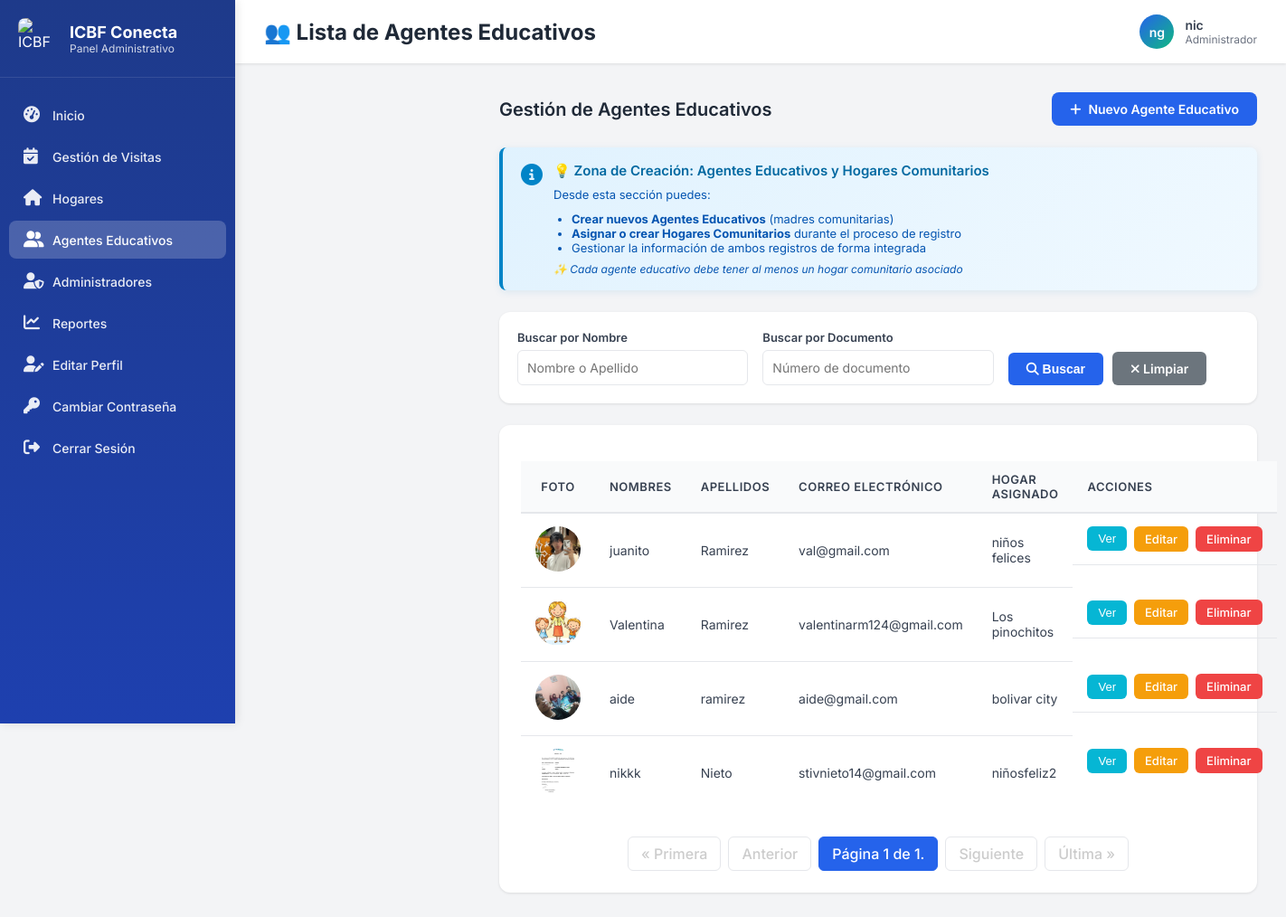
/madres/ (signed in), run on the app's committed database.
### core/models.py (models this page shows, shortened)
class Usuario(AbstractUser):
    TIPO_DOCUMENTO_CHOICES = [
        ('CC', 'Cédula de ciudadanía'),
        ('TI', 'Tarjeta de identidad'),
        ('CE', 'Cédula de extranjería'),
        ('PA', 'Pasaporte'),
    ]
    SEXO_CHOICES = [
        ('M', 'Masculino'),
        ('F', 'Femenino'),
        ('O', 'Otro'),
    ]
    username = None
    tipo_documento = models.CharField(max_length=5, choices=TIPO_DOCUMENTO_CHOICES, default='CC')
    documento = models.BigIntegerField(unique=True)
    nombres = models.CharField(max_length=50)
    apellidos = models.CharField(max_length=50)
    correo = models.EmailField(max_length=100, unique=False)  # ⚠️ TEMPORAL: Permitir correos duplicados para pruebas
    sexo = models.CharField(max_length=1, choices=SEXO_CHOICES, default='F')
    departamento_residencia = models.ForeignKey(Departamento, on_delete=models.SET_NULL, null=True, blank=True, related_name='residentes')
    ciudad_residencia = models.ForeignKey(Municipio, on_delete=models.SET_NULL, null=True, blank=True, related_name='residentes')
    localidad_bogota = models.ForeignKey(LocalidadBogota, on_delete=models.SET_NULL, null=True, blank=True, related_name='residentes',
                                         help_text='Solo aplica si vive en Bogotá D.C.')
    direccion = models.CharField(max_length=100, null=True, blank=True)
    barrio = models.CharField(max_length=100, null=True, blank=True)
    telefono = models.CharField(max_length=20, null=True, blank=True)
    nivel_educativo = models.CharField(max_length=50, null=True, blank=True)
    rol = models.ForeignKey(Rol, on_delete=models.PROTECT, null=True)
    foto_admin = models.ImageField(upload_to=admin_upload_path, null=True, blank=True)
    fecha_creacion = models.DateTimeField(auto_now_add=True)
    fecha_actualizacion = models.DateTimeField(auto_now=True)
    EMAIL_FIELD = 'correo'
    USERNAME_FIELD = 'documento'
    REQUIRED_FIELDS = ['nombres', 'apellidos', 'correo', 'tipo_documento']
    objects = CustomUserManager()
    class Meta:
        db_table = 'usuarios'

class MadreComunitaria(models.Model):
    usuario = models.OneToOneField(Usuario, on_delete=models.CASCADE, related_name='madre_profile')
    NIVEL_ESCOLARIDAD_CHOICES = [
        ('Bachiller', 'Bachiller'),
        ('Técnico', 'Técnico'),
        ('Tecnólogo', 'Tecnólogo'),
        ('Profesional', 'Profesional')
    ]
    nivel_escolaridad = models.CharField(max_length=100, choices=NIVEL_ESCOLARIDAD_CHOICES)
    titulo_obtenido = models.CharField(max_length=150, null=True, blank=True)
    institucion = models.CharField(max_length=150, null=True, blank=True)
    experiencia_previa = models.TextField(null=True, blank=True)
    certificado_laboral = models.FileField(upload_to='madres_documentos/certificados_laborales/', null=True, blank=True)
    no_retirado_icbf = models.BooleanField(default=False)
    carta_disponibilidad = models.FileField(upload_to='madres_documentos/disponibilidad/', null=True, blank=True)
    firma_digital = models.FileField(upload_to='madres_documentos/firmas/', null=True, blank=True)
    foto_madre = models.ImageField(upload_to='madres_documentos/fotos/', null=True, blank=True)
    documento_identidad_pdf = models.FileField(upload_to='madres_documentos/cedulas/', null=True, blank=True)
    certificado_escolaridad_pdf = models.FileField(upload_to='madres_documentos/educacion/', null=True, blank=True)
    certificado_antecedentes_pdf = models.FileField(upload_to='madres_documentos/antecedentes/', null=True, blank=True)
    certificado_medico_pdf = models.FileField(upload_to='madres_documentos/medico/', null=True, blank=True)
    certificado_residencia_pdf = models.FileField(upload_to='madres_documentos/residencia/', null=True, blank=True)
    cartas_recomendacion_pdf = models.FileField(upload_to='madres_documentos/recomendaciones/', null=True, blank=True)
    fecha_registro = models.DateTimeField(auto_now_add=True)
    class Meta:
        db_table = 'madres_comunitarias'

class HogarComunitario(models.Model):
    regional = models.ForeignKey(Regional, on_delete=models.PROTECT, related_name='hogares')
    ciudad = models.ForeignKey(Ciudad, on_delete=models.PROTECT, related_name='hogares')
    nombre_hogar = models.CharField(max_length=100)
    direccion = models.CharField(max_length=200)
    localidad = models.CharField(max_length=100, blank=True, default='')  # Mantener para hogares antiguos, se asigna en la vista
    localidad_bogota = models.ForeignKey('LocalidadBogota', on_delete=models.SET_NULL, null=True, blank=True, related_name='hogares')
    barrio = models.CharField(max_length=100, null=True, blank=True)
    estrato = models.IntegerField(null=True, blank=True)
    fecha_primera_visita = models.DateField(null=True, blank=True, help_text="Fecha programada para la primera visita técnica")
    ultima_visita = models.DateField(null=True, blank=True, help_text="Fecha de la última visita técnica realizada")
    proxima_visita = models.DateField(null=True, blank=True, help_text="Fecha programada para la próxima visita técnica (calculada automáticamente)")
    observaciones_visita = models.TextField(blank=True, help_text="Observaciones de la última visita técnica realizada")
    estado_aptitud = models.CharField(
        max_length=20,
        choices=[
            ('no_apto', 'No Apto'),
            ('apto', 'Apto'),
        ],
        default='no_apto',
        help_text="Estado de aptitud del hogar. Se actualiza a 'Apto' después de la primera visita aprobada"
    )
    area_social_m2 = models.DecimalField(max_digits=6, decimal_places=2, null=True, blank=True,
                                         help_text="Metros cuadrados del área social disponible para los niños")
    capacidad_calculada = models.IntegerField(null=True, blank=True,
                                              help_text="Capacidad calculada según área social (m²/2)")
    formulario_completo = models.BooleanField(default=False,
                                              help_text="Indica si se completó el formulario 2 de visita técnica")
    num_habitaciones = models.IntegerField(null=True, blank=True)
    num_banos = models.IntegerField(null=True, blank=True)
    material_construccion = models.TextField(null=True, blank=True)
    riesgos_cercanos = models.TextField(null=True, blank=True)
    fotos_interior = models.FileField(upload_to='hogares/fotos_interior/', null=True, blank=True)
    fotos_exterior = models.FileField(upload_to='hogares/fotos_exterior/', null=True, blank=True)
    geolocalizacion_lat = models.DecimalField(max_digits=10, decimal_places=7, null=True, blank=True)
    geolocalizacion_lon = models.DecimalField(max_digits=10, decimal_places=7, null=True, blank=True)
    tipo_tenencia = models.CharField(max_length=50, choices=[
        ('Propia', 'Propia'),
        ('Arrendada', 'Arrendada'),
        ('Comodato', 'Comodato')
    ], null=True, blank=True)
    documento_tenencia_pdf = models.FileField(upload_to='hogares/documentos_tenencia/', null=True, blank=True)
    capacidad = models.IntegerField(null=True, blank=True, help_text="Capacidad aprobada del hogar (entre 12 y 15 niños según normativa ICBF)")
    capacidad_maxima = models.IntegerField(default=15, help_text="Capacidad máxima permitida (15 niños según normativa)")
    estado = models.CharField(
        max_length=30,
        choices=[
            ('pendiente_visita', 'Pendiente de Visita'),
            ('visitando', 'Visitando'),
            ('activo', 'Activo'),
            ('rechazado', 'Rechazado'),
        ],
        default='pendiente_visita',
        help_text="Estado del hogar en el ciclo de visita técnica"
    )
    madre = models.ForeignKey(MadreComunitaria, on_delete=models.PROTECT, related_name='hogares_asignados')
    fecha_registro = models.DateTimeField(auto_now_add=True)
    fecha_habilitacion = models.DateTimeField(null=True, blank=True)  # Cuando pasa a activo/aprobado
    class Meta:
        db_table = 'hogares_comunitarios'

### core/views.py (the view)
# urls.py: path('madres/', views.listar_madres, name='listar_madres'),
@login_required
@rol_requerido('administrador')
def listar_madres(request):
    query_nombre = request.GET.get('nombre', '')
    query_documento = request.GET.get('documento', '')
    query_hogar = request.GET.get('hogar', '')
    madres_query = MadreComunitaria.objects.select_related('usuario').prefetch_related('hogares_asignados').all()
    if query_nombre:
        madres_query = madres_query.filter(Q(usuario__nombres__icontains=query_nombre) | Q(usuario__apellidos__icontains=query_nombre))
    if query_documento:
        madres_query = madres_query.filter(usuario__documento__icontains=query_documento)
    if query_hogar:
        madres_query = madres_query.filter(hogares_asignados__nombre_hogar__icontains=query_hogar)
    paginator = Paginator(madres_query.distinct(), 5) # 5 madres por página
    page_number = request.GET.get('page')
    madres_paginadas = paginator.get_page(page_number)
    context = {
        'madres': madres_paginadas, # Enviar el objeto paginado a la plantilla
        'filtros': { # Devolver los filtros a la plantilla
            'nombre': query_nombre,
            'documento': query_documento,
            'hogar': query_hogar,
        },
        'paginator': paginator # Opcional, pero útil para la plantilla
    }
    return render(request, 'admin/madres_list.html', context)

### templates/admin/madres_list.html (shortened to what this page needs)
{% load static %}
<!DOCTYPE html>
<html lang="es">
<head>
  <link rel="stylesheet" href="https://cdnjs.cloudflare.com/ajax/libs/font-awesome/6.5.0/css/all.min.css">
  <link rel="stylesheet" href="{% static 'admin/admin_responsive.css' %}">
  </head>
  <body>
  {% include 'admin/components/admin_sidebar.html' %}
  <main class="main-content">
    <div class="topbar">
      <div class="topbar-left">
        <h1>👥 Lista de Agentes Educativos</h1>
      </div>
      <div class="topbar-right">
        <div class="user-menu">
          <div class="user-avatar">
            {{ request.user.nombres.0 }}{{ request.user.apellidos.0 }}
          </div>
          <div>
            <div style="font-weight: 600; font-size: 14px;">{{ request.user.nombres }}</div>
            <div style="font-size: 12px; color: var(--text-light);">Administrador</div>
          </div>
        </div>
      </div>
    </div>
    <div class="content-wrapper">
      <div class="page-header">
        <h2>Gestión de Agentes Educativos</h2>
        <a href="{% url 'crear_madre' %}" class="btn-crear">
          <i class="fa fa-plus"></i> Nuevo Agente Educativo
        </a>
      </div>
      <div style="background: linear-gradient(135deg, #e0f2fe 0%, #f0f9ff 100%);
                  border-left: 4px solid #0284c7;
                  padding: 16px 20px;
                  border-radius: 8px;
                  margin-bottom: 24px;
                  box-shadow: 0 2px 8px rgba(2, 132, 199, 0.1);">
        <div style="display: flex; gap: 12px; align-items: flex-start;">
          <div style="font-size: 24px; color: #0284c7; flex-shrink: 0;">
            <i class="fas fa-info-circle"></i>
          </div>
          <div>
            <h3 style="margin: 0 0 8px 0; color: #0369a1; font-size: 15px; font-weight: 600;">
              💡 Zona de Creación: Agentes Educativos y Hogares Comunitarios
            </h3>
            <p style="margin: 0; color: #0555b1; font-size: 13px; line-height: 1.5;">
              Desde esta sección puedes:
            </p>
            <ul style="margin: 8px 0 0 0; padding-left: 20px; color: #0555b1; font-size: 13px;">
              <li><strong>Crear nuevos Agentes Educativos</strong> (madres comunitarias)</li>
              <li><strong>Asignar o crear Hogares Comunitarios</strong> durante el proceso de registro</li>
              <li>Gestionar la información de ambos registros de forma integrada</li>
            </ul>
            <p style="margin: 8px 0 0 0; color: #0555b1; font-size: 12px; font-style: italic;">
              ✨ Cada agente educativo debe tener al menos un hogar comunitario asociado
            </p>
          </div>
        </div>
      </div>
      <form method="get" action="{% url 'listar_madres' %}" class="filtros-form">
        <div class="form-group">
          <label for="nombre">Buscar por Nombre</label>
          <input type="text" name="nombre" id="nombre" value="{{ filtros.nombre|default:'' }}" placeholder="Nombre o Apellido">
        </div>
        <div class="form-group">
          <label for="documento">Buscar por Documento</label>
          <input type="text" name="documento" id="documento" value="{{ filtros.documento|default:'' }}" placeholder="Número de documento">
        </div>
        <div class="actions">
          <button type="submit" class="btn-filtro btn-buscar">
            <i class="fas fa-search"></i> Buscar
          </button>
          <a href="{% url 'listar_madres' %}" class="btn-filtro btn-limpiar">
            <i class="fas fa-times"></i> Limpiar
          </a>
        </div>
      </form>
      <div class="tabla-container">
        <div class="tabla-wrapper">
          <table>
          <thead>
            <tr>
              <th>Foto</th>
              <th>Nombres</th>
              <th>Apellidos</th>
              <th>Correo electrónico</th>
              <th>Hogar Asignado</th>
              <th>Acciones</th>
            </tr>
    </thead>
    <tbody>
        {% for madre_perfil in madres %}
            <tr>
                <td>
                    {% if madre_perfil.foto_madre %}
                        <img src="{{ madre_perfil.foto_madre.url }}" alt="Foto de {{ madre_perfil.usuario.nombres }}" style="width: 50px; height: 50px; border-radius: 50%; object-fit: cover;">
                    {% else %}
                        <div style="width: 50px; height: 50px; display: flex; align-items: center; justify-content: center; background-color: #e9ecef; border-radius: 8px;">
                            <i class="fa-solid fa-user" style="font-size: 24px; color: #adb5bd;"></i>
                        </div>
                    {% endif %}
                </td>
                <td>{{ madre_perfil.usuario.nombres|default:"N/A" }}</td>
                <td>{{ madre_perfil.usuario.apellidos|default:"N/A" }}</td>
                <td>{{ madre_perfil.usuario.correo|default:"N/A" }}</td>
                <td style="max-width: 200px; white-space: normal;">
                    {% for hogar in madre_perfil.hogares_asignados.all %}
                        {{ hogar.nombre_hogar }}
                    {% empty %}
                        <span style="color: #888;">Sin Hogar Asignado</span>
                    {% endfor %}
                </td>
                <td class="acciones">
                    <button class="btn-ver ver-detalles" data-madre-id="{{ madre_perfil.id }}">Ver</button>
                    <a href="{% url 'editar_madre' madre_perfil.usuario.id %}" class="btn-editar">Editar</a>
                    <a href="{% url 'eliminar_madre' madre_perfil.usuario.id %}" class="btn-eliminar" onclick="return confirm('¿Estás seguro de que deseas eliminar a este agente educativo? Esta acción no se puede deshacer.');">Eliminar</a>
                </td>
            </tr>
        {% empty %}
            <tr>
                <td colspan="6" style="text-align: center; padding: 20px; color: #888;">No hay agentes educativos registrados.</td>
            </tr>
        {% endfor %}
    </tbody>
</table></div>
        <div class="pagination">
          {% if madres.has_previous %}
            <a href="?page=1{% for key, value in filtros.items %}&{{ key }}={{ value }}{% endfor %}">&laquo; Primera</a>
            <a href="?page={{ madres.previous_page_number }}{% for key, value in filtros.items %}&{{ key }}={{ value }}{% endfor %}">Anterior</a>
          {% else %}
            <span class="disabled">&laquo; Primera</span>
            <span class="disabled">Anterior</span>
          {% endif %}
          <span class="current">
            Página {{ madres.number }} de {{ madres.paginator.num_pages }}.
          </span>
          {% if madres.has_next %}
            <a href="?page={{ madres.next_page_number }}{% for key, value in filtros.items %}&{{ key }}={{ value }}{% endfor %}">Siguiente</a>
            <a href="?page={{ madres.paginator.num_pages }}{% for key, value in filtros.items %}&{{ key }}={{ value }}{% endfor %}">Última &raquo;</a>
          {% else %}
            <span class="disabled">Siguiente</span>
            <span class="disabled">Última &raquo;</span>
          {% endif %}
        </div>
      </div>
    </div>
  </main>
  </body>
</html>

### data on the page
Usuario: user.nombres.0 "n", user.apellidos.0 "g", user.nombres "nic"
MadreComunitaria: foto_madre (picture), usuario.nombres "juanito", usuario.apellidos "Ramirez", usuario.correo "val@gmail.com"
HogarComunitario: nombre_hogar "niños felices"
MadreComunitaria: foto_madre (picture), usuario.nombres "Valentina", usuario.apellidos "Ramirez", usuario.correo "valentinarm124@gmail.com"
HogarComunitario: nombre_hogar "Los pinochitos"
MadreComunitaria: foto_madre (picture), usuario.nombres "aide", usuario.apellidos "ramirez", usuario.correo "aide@gmail.com"
HogarComunitario: nombre_hogar "bolivar city"
MadreComunitaria: foto_madre (picture), usuario.nombres "nikkk", usuario.apellidos "Nieto", usuario.correo "stivnieto14@gmail.com"
HogarComunitario: nombre_hogar "niñosfeliz2"

### other printed values
{{ madres.number }} "1"
{{ madres.paginator.num_pages }} "1"
